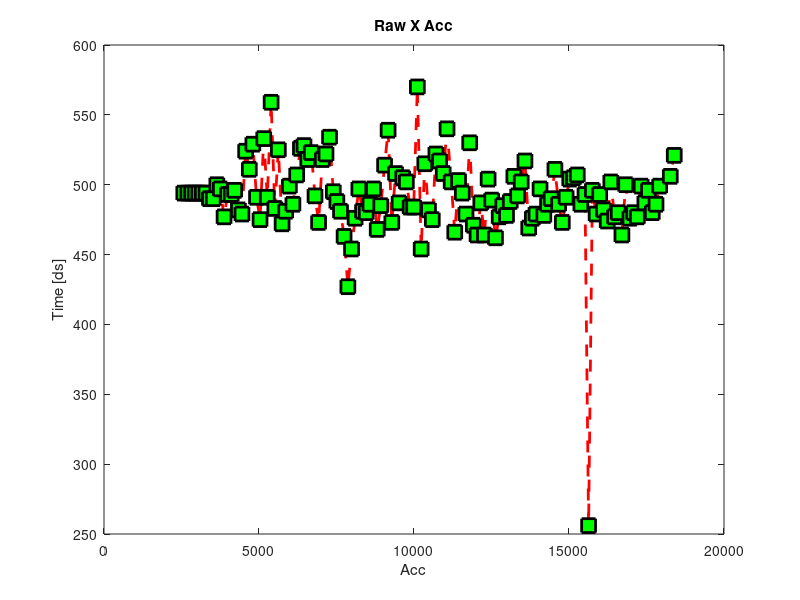
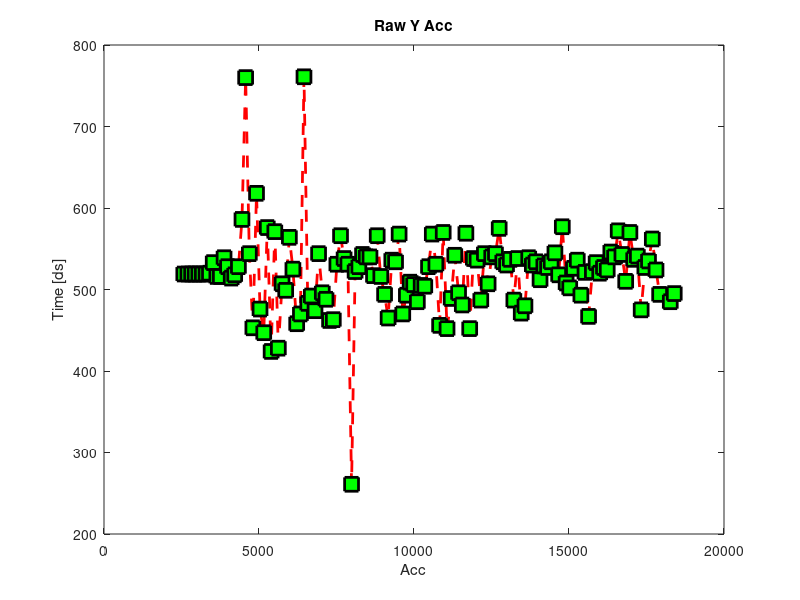
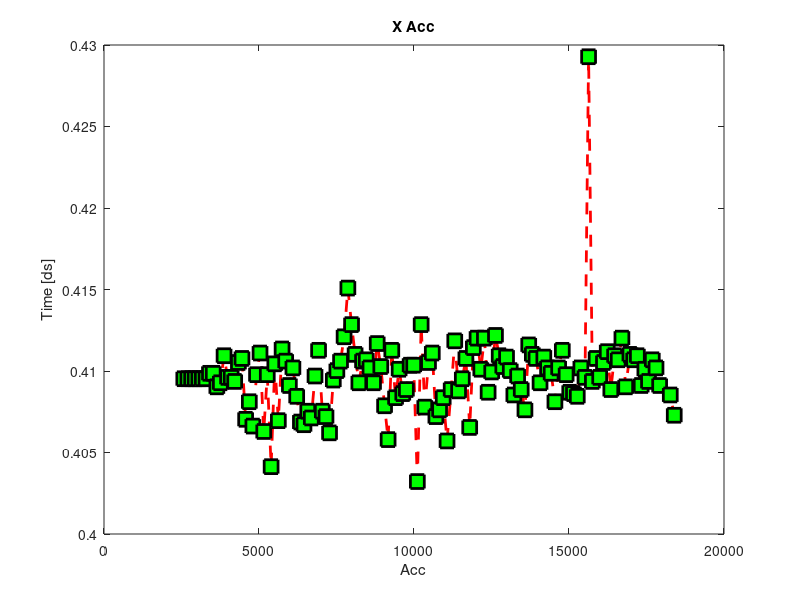
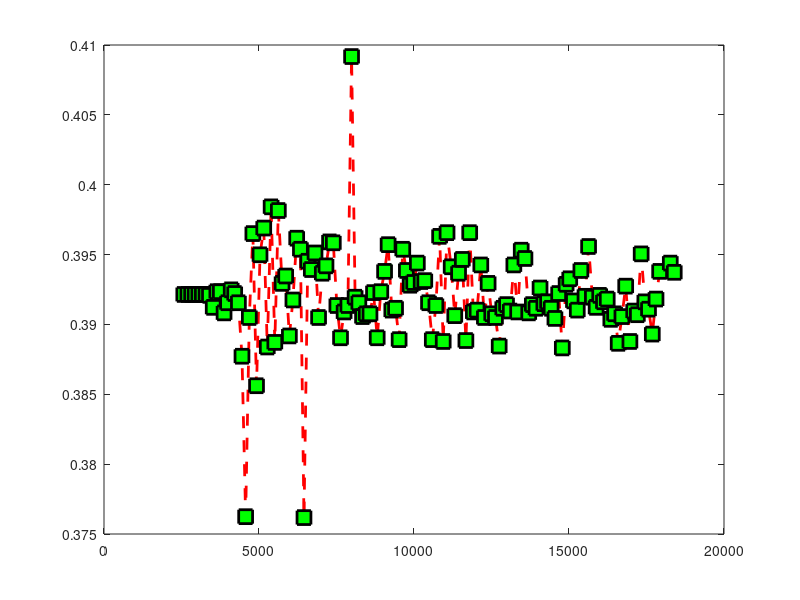

Reproduce these figures in MATLAB, in order. (Note: this script raises an error after producing the figures.)
%% Thor - FormulaSAE
% - Data acquisition
% - Filtering
% - Angle Estimation from acc values TODO

%% Variable declaration

xRawMin = 416;
xRawMax = 250;
 
yRawMin = 400;
yRawMax = 268;
 
zRawMin = 401;
zRawMax = 269;

RAD_TO_DEG = 180/pi;

%% Data acquisition

fid = fopen('DATA0001.csv');
M = textscan(fid,'%f%f%s','delimiter',',');
disp('Data acquisition completed.');
fclose(fid);

%Time M{1}; % Values M{2}; % Type M{3};

numberOfSamples = size(M{1},1);
% Detect acc type
contX = 1;
contY = 1;
contZ = 1;
for i=1:numberOfSamples
    % Save Xaxis' values
    if strcmp(M{3}(i,1),'ACC1X')
        accXIndex(1,contX)=i;
        contX = contX+1;
        %M{3}(i,1)
    end
    
    % Save Yaxis' values
    if strcmp(M{3}(i,1),'ACC1Y')
        accYIndex(1,contY)=i;
        contY= contY+1;
        %M{3}(i,1)
    end
    
    % Save Zaxis' values
    if strcmp(M{3}(i,1),'ACC1Z')
        accZIndex(1,contZ)=i;
        contZ = contZ + 1;
        %M{3}(i,1)
    end
end
numberOfAccSamples = size(accXIndex,2);
disp('Number of samples');
numberOfAccSamples

for j=1:(numberOfAccSamples-1)
    accXRaw(1,j) = M{2}(accXIndex(1,j),1);
    accYRaw(1,j) = M{2}(accYIndex(1,j),1);
    accZRaw(1,j) = M{2}(accZIndex(1,j),1);
    time(1,j) = M{1}(accXIndex(1,j),1);
end

disp('Press X, to plot Raw values');
pause();
%% Plot Raw Values

% X Axis
figure(1)
plot(time,accXRaw,'--rs','LineWidth',2,...
                'MarkerEdgeColor','k',...
                'MarkerFaceColor','g',...
                'MarkerSize',10);
title('Raw X Acc');
xlabel('Acc');
ylabel('Time [ds]');

% Y Axis
figure;
plot(time,accYRaw,'--rs','LineWidth',2,...
                'MarkerEdgeColor','k',...
                'MarkerFaceColor','g',...
                'MarkerSize',10);
title('Raw Y Acc');
xlabel('Acc');
ylabel('Time [ds]');

% Z Axis
figure;
plot(time,accZRaw,'--rs','LineWidth',2,...
                'MarkerEdgeColor','k',...
                'MarkerFaceColor','g',...
                'MarkerSize',10);
title('Raw Z Acc');
xlabel('Acc');
ylabel('Time [ds]');


disp('Press X, to convert Raw values in Acceleration values in G');
pause();
%% Convert to real acceleration

% X Axis
for i=1:numberOfAccSamples-1
    accReal(1,i)=(accXRaw(1,i) - xRawMin) * (xRawMax - xRawMin) / (1000 + 1000) + xRawMin;
    accReal(1,i)=accReal(1,i)/1000;
end

% Y Axis
for i=1:numberOfAccSamples-1
    accReal(2,i)=(accYRaw(1,i) - yRawMin) * (yRawMax - yRawMin) / (1000 + 1000) + yRawMin;
    accReal(2,i)=accReal(2,i)/1000;
end

% Z Axis
for i=1:numberOfAccSamples-1
    accReal(3,i)=(accZRaw(1,i) - zRawMin) * (zRawMax - zRawMin) / (1000 + 1000) + zRawMin;
    accReal(3,i)=accReal(3,i)/1000;
end
plot(time,accReal(1,:),'--rs','LineWidth',2,...
                'MarkerEdgeColor','k',...
                'MarkerFaceColor','g',...
                'MarkerSize',10);
title('X Acc');
xlabel('Acc');
ylabel('Time [ds]');
figure
plot(time,accReal(2,:),'--rs','LineWidth',2,...
                'MarkerEdgeColor','k',...
                'MarkerFaceColor','g',...
                'MarkerSize',10);
figure
plot(time,accReal(3,:),'--rs','LineWidth',2,...
                'MarkerEdgeColor','k',...
                'MarkerFaceColor','g',...
                'MarkerSize',10);
            
            
disp('Press X for spectral analysis');
pause();
%% Spectral analysis

% Plots magnitude spectrum of the signal

% X Axis
mags(1,:)=abs(fft(accReal(1,:)));
figure(3)
plot(X_mags);
xlabel('DFT Bins');
ylabel('Magnitude');

% Plots first half of DFT (normalized frequency)
figure(3)
num_bins = length(mags(1,:));
% plot([0:1/(num_bins/2 -1):1],X_mags(1:num_bins/2))
% xlabel('Normalized frequency [\pi rads/samples]');
% ylabel('Magnitude');

% Y Axis
mags(2,:)=abs(fft(accReal(2,:)));
% figure(3)
% plot(X_mags);
% xlabel('DFT Bins');
% ylabel('Magnitude');

% Plots first half of DFT (normalized frequency)
figure(4)
num_bins = length(mags(2,:));
% plot([0:1/(num_bins/2 -1):1],X_mags(1:num_bins/2))
% xlabel('Normalized frequency [\pi rads/samples]');
% ylabel('Magnitude');

% Z Axis
mags(3,:)=abs(fft(accReal(3,:)));
% figure(3)
% plot(X_mags);
% xlabel('DFT Bins');
% ylabel('Magnitude');

% Plots first half of DFT (normalized frequency)
figure(5)
num_bins = length(mags(3,:));
% plot([0:1/(num_bins/2 -1):1],X_mags(1:num_bins/2))
% xlabel('Normalized frequency [\pi rads/samples]');
% ylabel('Magnitude');


%% Filter Design 1
disp('Filter design 1 butterworth 3th order cf:4 Hz ');
% Designs a third order butterworth filter 
% plots frequency response (normalized frequency)
[b a] = butter(3,0.10,'low');
H = freqz(b,a,floor(num_bins/2));
figure
hold on
plot([0:1/(num_bins/2 -1):1], abs(H), 'r');
title('Cutting frequency');

% Filters the signal X
Accfiltered(1,:) = filter(b,a,accReal(1,:));
Accfiltered(2,:) = filter(b,a,accReal(2,:));
Accfiltered(3,:) = filter(b,a,accReal(3,:));

% Plots the filtered signal
figure(3)
plot(Accfiltered(1,:),'r')
title('Filtered Signal - Second Order Butterworth');
xlabel('Samples');
ylabel('Amplitude');

% Plots the filtered signal
figure(4)
plot(Accfiltered(2,:),'r')
title('Filtered Signal - Second Order Butterworth');
xlabel('Samples');
ylabel('Amplitude');

% Plots the filtered signal
figure(5)
plot(Accfiltered(3,:),'r')
title('Filtered Signal - Second Order Butterworth');
xlabel('Samples');
ylabel('Amplitude');

disp('Press X');
pause();
%% Filter Design 2 

disp('Filter design 2 butterworth 3th order cf: 15HZ');
% Redesign the filter using a different cutting freq
[b2 a2] = butter(3,0.15,'low');
% Plots the magnitude spectrum and compare with lower order
H2 = freqz(b2,a2,floor(num_bins/2));
figure;
hold on
plot([0:1/(num_bins/2 -1):1], abs(H2), 'r');
%filter the noisy signal
Accfiltered2(1,:) = filter(b2,a2,accReal(1,:));
Accfiltered2(2,:) = filter(b2,a2,accReal(2,:));
Accfiltered2(3,:) = filter(b2,a2,accReal(3,:));


% X Axis
figure(3)
plot(Accfiltered2(1,:),'g');
title('Filtered Signal - 20 Order Butterworth');
xlabel('Samples');
ylabel('Amplitude');

% Y Axis
figure(4)
plot(Accfiltered2(2,:),'g');
title('Filtered Signal - 20 Order Butterworth');
xlabel('Samples');
ylabel('Amplitude');

% Z Axis
figure(5)
plot(Accfiltered2(3,:),'g');
title('Filtered Signal - 20 Order Butterworth');
xlabel('Samples');
ylabel('Amplitude');

disp('Press X');
pause();
%% Filter Design 3 

% Redesign the filter using a different cutting freq
[b3 a3] = butter(4,0.2,'low');
% Plots the magnitude spectrum and compare with lower order
H2 = freqz(b2,a2,floor(num_bins/2));
figure;
hold on
plot([0:1/(num_bins/2 -1):1], abs(H2), 'r');
%filter the noisy signald
Accfiltered3(1,:) = filter(b3,a3,accReal(1,:));
Accfiltered3(2,:) = filter(b3,a3,accReal(2,:));
Accfiltered3(3,:) = filter(b3,a3,accReal(3,:));

% X Axis
figure(3)
plot(Accfiltered3(1,:),'g');
title('Filtered Signal - 20 Order Butterworth');
xlabel('Samples');
ylabel('Amplitude');

% X Axis
figure(4)
plot(Accfiltered3(2,:),'g');
title('Filtered Signal - 20 Order Butterworth');
xlabel('Samples');
ylabel('Amplitude');

% Z Axis
figure(5)
plot(Accfiltered3(3,:),'g');
title('Filtered Signal - 20 Order Butterworth');
xlabel('Samples');
ylabel('Amplitude');

disp('Press X');
pause();
%% Comparison between filters: Digital Arduino Vs Matlab

figure(7)
% Plots Raw acc data
plot(time,accReal(1,:),'k');
hold on
% Arduino digital filter
%plot(dat.time,dat.y,'b','LineWidth',2);
%hold on
% Matlab filter
plot(time,Accfiltered(1,:),'r','LineWidth',2);
hold on
% Plots cF = 0.10 Matlab filtered, order 3
plot(time,Accfiltered2(1,:),'g-','LineWidth',2);
hold on
% Plots cf = 0.3 Matlab filtered order 30
plot(time,Accfiltered3(1,:),'c-','LineWidth',2);
title('X Axis - Filter Comparison');
xlabel('Samples');
ylabel('Amplitude [m*s^-2]');
grid on
grid minor

figure(8)
% Plots Raw acc data
plot(time,accReal(2,:),'k');
hold on
% Arduino digital filter
%plot(dat.time,dat.y,'b','LineWidth',2);
%hold on
% Matlab filter
plot(time,Accfiltered(2,:),'r','LineWidth',2);
hold on
% Plots cF = 0.10 Matlab filtered, order 3
plot(time,Accfiltered2(2,:),'g-','LineWidth',2);
hold on
% Plots cf = 0.3 Matlab filtered order 30
plot(time,Accfiltered3(2,:),'c-','LineWidth',2);
title('Y Axis - Filter Comparison');
xlabel('Samples');
ylabel('Amplitude [m*s^-2]');
grid on
grid minor

figure(9)
% Plots Raw acc data
plot(time,accReal(3,:),'k');
hold on
% Arduino digital filter
%plot(dat.time,dat.y,'b','LineWidth',2);
%hold on
% Matlab filter
plot(time,Accfiltered(3,:),'r','LineWidth',2);
hold on
% Plots cF = 0.10 Matlab filtered, order 3
plot(time,Accfiltered2(3,:),'g-','LineWidth',2);
hold on
% Plots cf = 0.3 Matlab filtered order 30
plot(time,Accfiltered3(3,:),'c-','LineWidth',2);
title('Z Axis - Filter Comparison');
xlabel('Samples');
ylabel('Amplitude [m*s^-2]');
grid on
grid minor

disp('Filtered values are stored in Accfiltered3(i,:) for i=1=xAxis, i=2=yAxis, i=3=zAxis');

%% Angle estimation 
clc;
disp('Angle estimation: Roll and Pitch');

% TODO - Fix signs
for i=1:numberOfAccSamples-1
    angleAcc(1:i) = (atan2(Accfiltered3(1,i),Accfiltered3(3,i))) * RAD_TO_DEG;
    angleAcc(2,i) = (atan2(Accfiltered3(2,i),Accfiltered3(3,i))) * RAD_TO_DEG; 
end
plot(time,angleAcc(1,:));
figure
plot(time,angleAcc(2,:));
